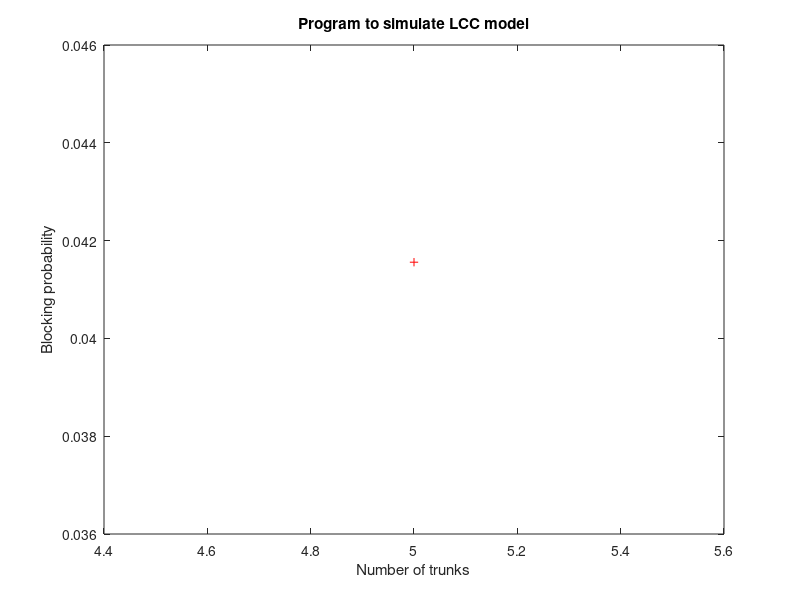

Recreate this plot in MATLAB.
clc;
clear all;

n = input("Enter the number of server");
c = input("Enter the number of calls per hour=");
th = input("Enter the holding duration of each call=");
A=c*th/60;
A=round(A);
fprintf("\nThe value of offered traffic A=%d",A);

for N=1:1:n;
  A=2;
  Num=A^N/factorial(N);
  fprintf("\n The value of numerator Num=%d",Num);
  sum=0;
  for k=1:1:n
    Den =A*k/factorial(k);
    sum = sum+Den;
  end
  Den = sum+1;
  fprintf("\n The value of denominator Den=%d",Den);
  B=Num/Den;
  fprintf("\nThe value of GOS = %d",B);
  grid on;
  plot(N,B,"r+:");
end

xlabel("Number of trunks");
ylabel("Blocking probability");
title("Program to simulate LCC model");
